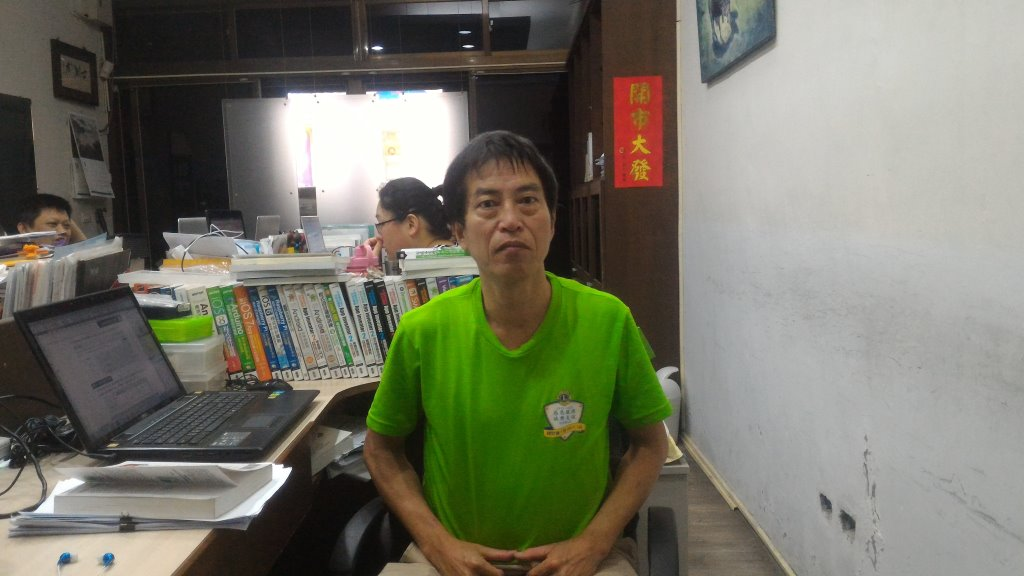
#> input picture _4.python/__code/Python實戰聖經/ch07/sample2.jpg, 1024 x 576 px, given in place of sample2.png, which was not available
$ python PIL08.py
#> lines starting #> are read from the running program, lines starting #| are printed output that depends on the picture; pictures that were not available may be replaced by others from this repository, and a replacement may not be noted
print('萃取圖片的輪廓')

import matplotlib.pyplot as plt
from PIL import Image

# 讀入圖片
#filename = 'C:/_git/vcs/_1.data/______test_files1/_image_processing/sample.jpg'
#filename = 'C:/_git/vcs/_1.data/______test_files1/__pic/taiwan.jpg'
filename = 'C:/_git/vcs/_1.data/______test_files1/_image_processing/sample2.png'
image1 = Image.open(filename)    #PIL讀取本機圖片, 讀取的是RGB格式的圖片
#> image1 is the input picture: PIL image 1024x576 RGB; mean R, G, B 116.5, 116.7, 101.9
plt.imshow(image1)
plt.show()

#全彩轉灰階
image1 = image1.convert("L")
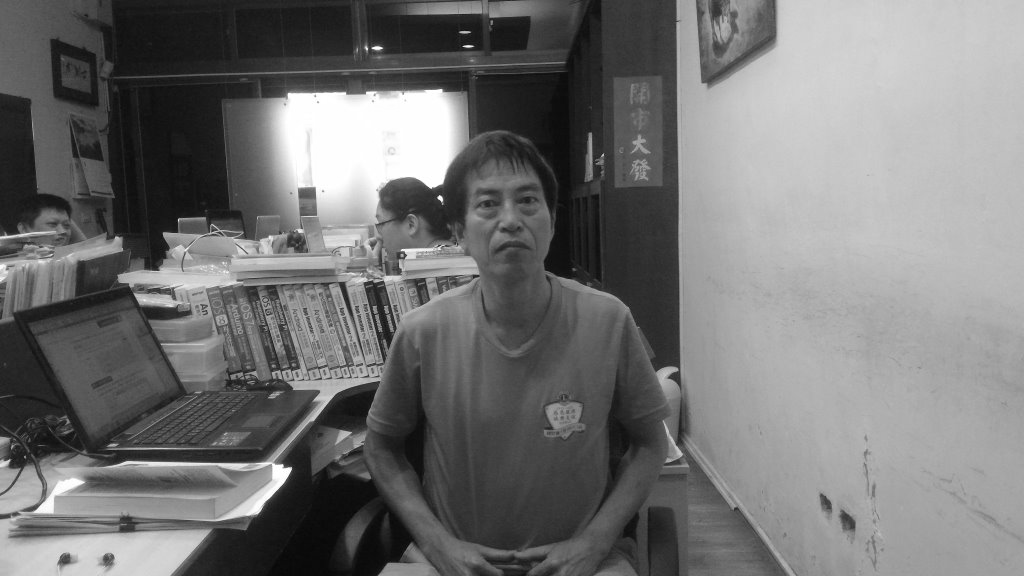
#> image1: PIL image 1024x576 L; min 6, max 255, mean 114.9
plt.imshow(image1)
plt.show()

# 圖片大小
width, height = image1.size
#> width = 1024; height = 576

# 輸出用
image2 = Image.new('RGB', (width, height))
#> image2: PIL image 1024x576 RGB; every value is 0

# 萃取輪廓
for y in range(0, height - 1):
    for x in range(0, width - 1):
        # 計算亮度差
        diff_x = image1.getpixel((x + 1, y)) - image1.getpixel((x, y))
        diff_y = image1.getpixel((x, y + 1)) - image1.getpixel((x, y))
        diff = diff_x + diff_y

        # 輸出
        if diff >= 20:
            image2.putpixel((x, y), (255, 0, 0))   #亮度差較大 著紅色
        else:
            image2.putpixel((x, y), (0, 0, 0))     #亮度差較小 著黑色
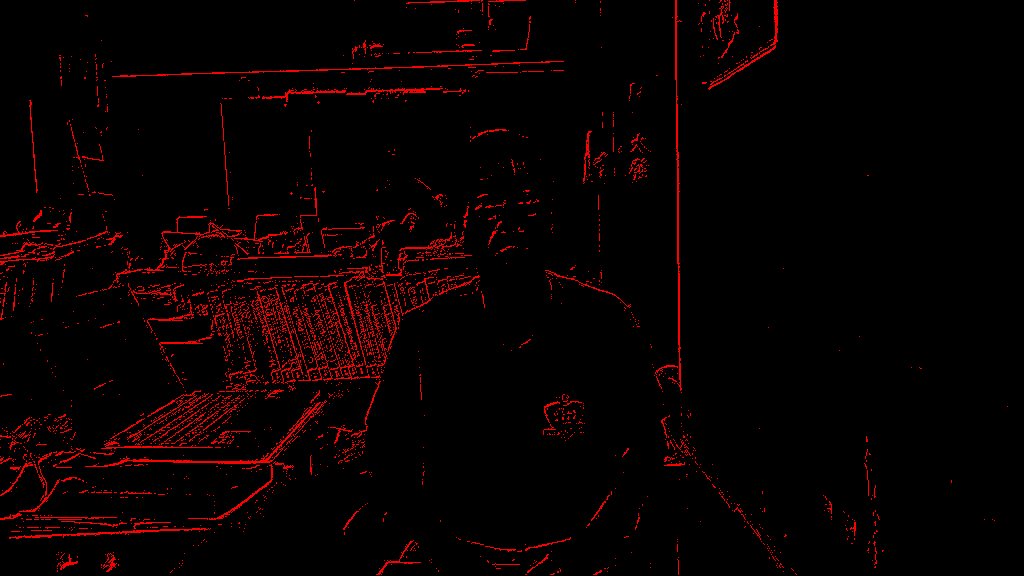
#> image2: PIL image 1024x576 RGB; mean R, G, B 9, 0, 0

plt.imshow(image2)

plt.show()

print('------------------------------------------------------------')	#60個

$ run again, with _4.python/__code/Python實戰聖經/ch07/sample1.jpg copied over _4.python/__code/Python實戰聖經/ch07/sample2.jpg
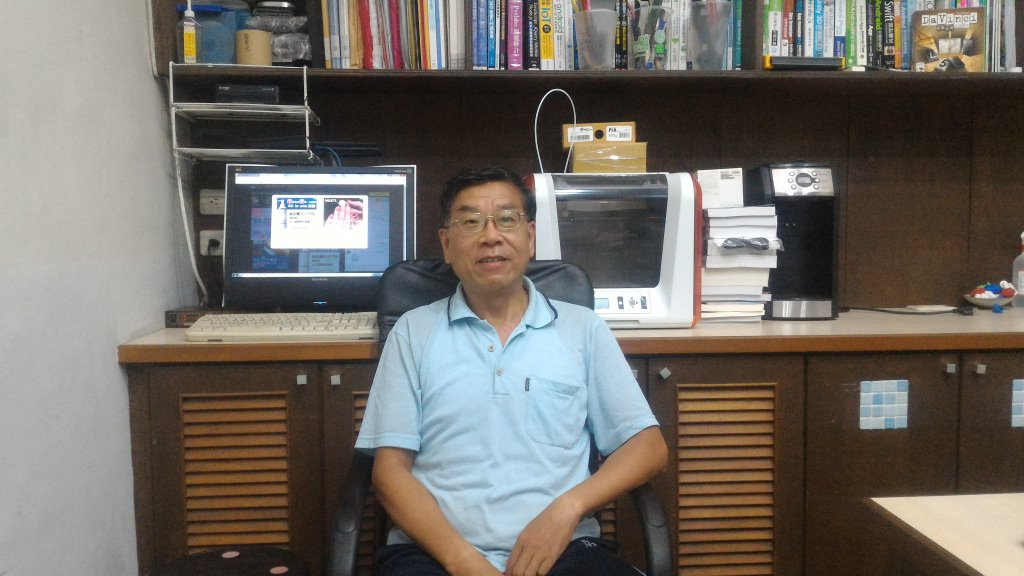
#> input picture _4.python/__code/Python實戰聖經/ch07/sample1.jpg, 1024 x 576 px, given in place of sample2.png, which was not available
#> image1 is the input picture: PIL image 1024x576 RGB; mean R, G, B 112.8, 107.2, 100.7
#> `image1 = image1.convert("L")`:
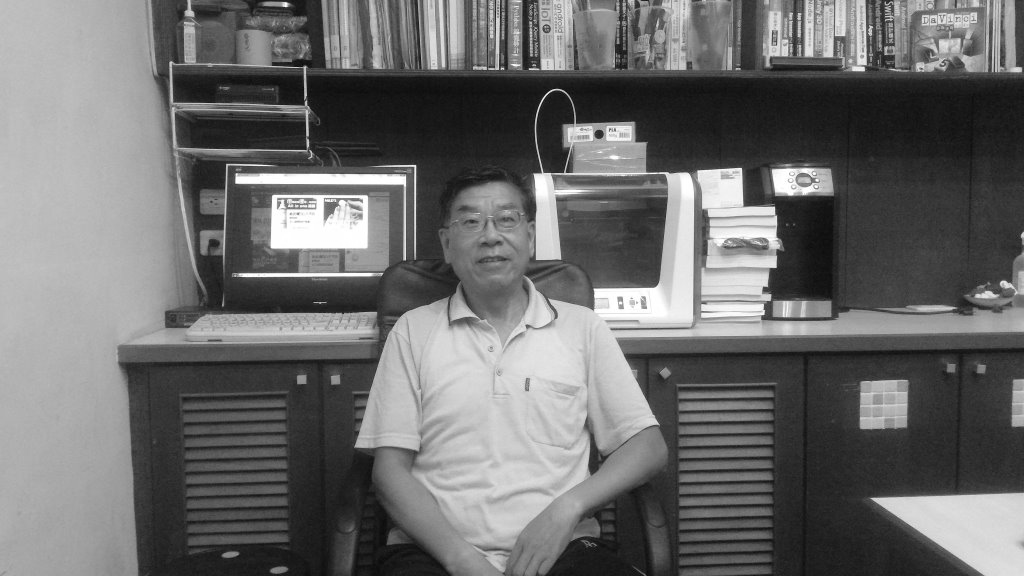
#> image1: PIL image 1024x576 L; min 6, max 255, mean 108.1
#> after the loop `for y in range(0, height - 1):`:
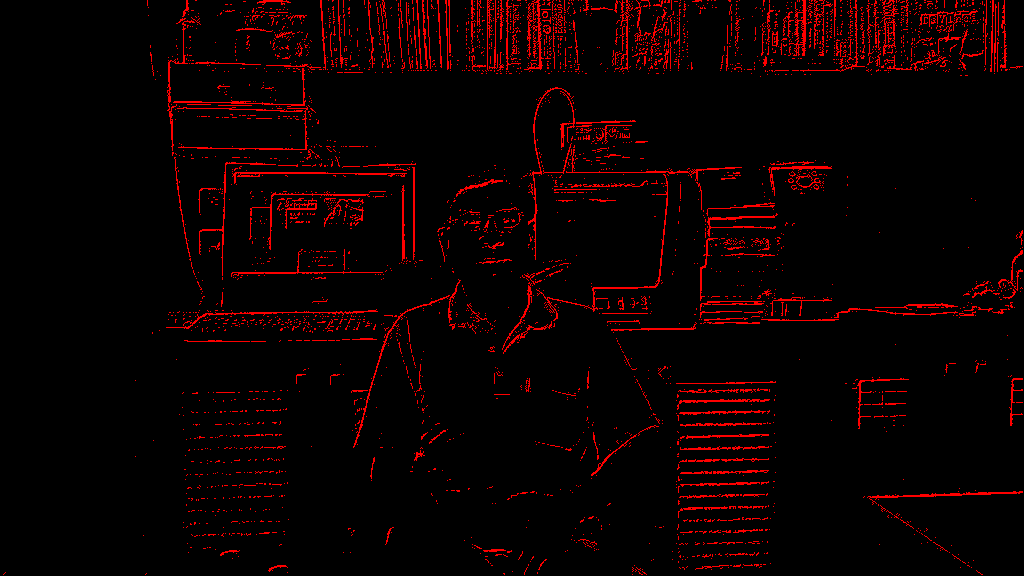
#> image2: PIL image 1024x576 RGB; mean R, G, B 12.5, 0, 0
